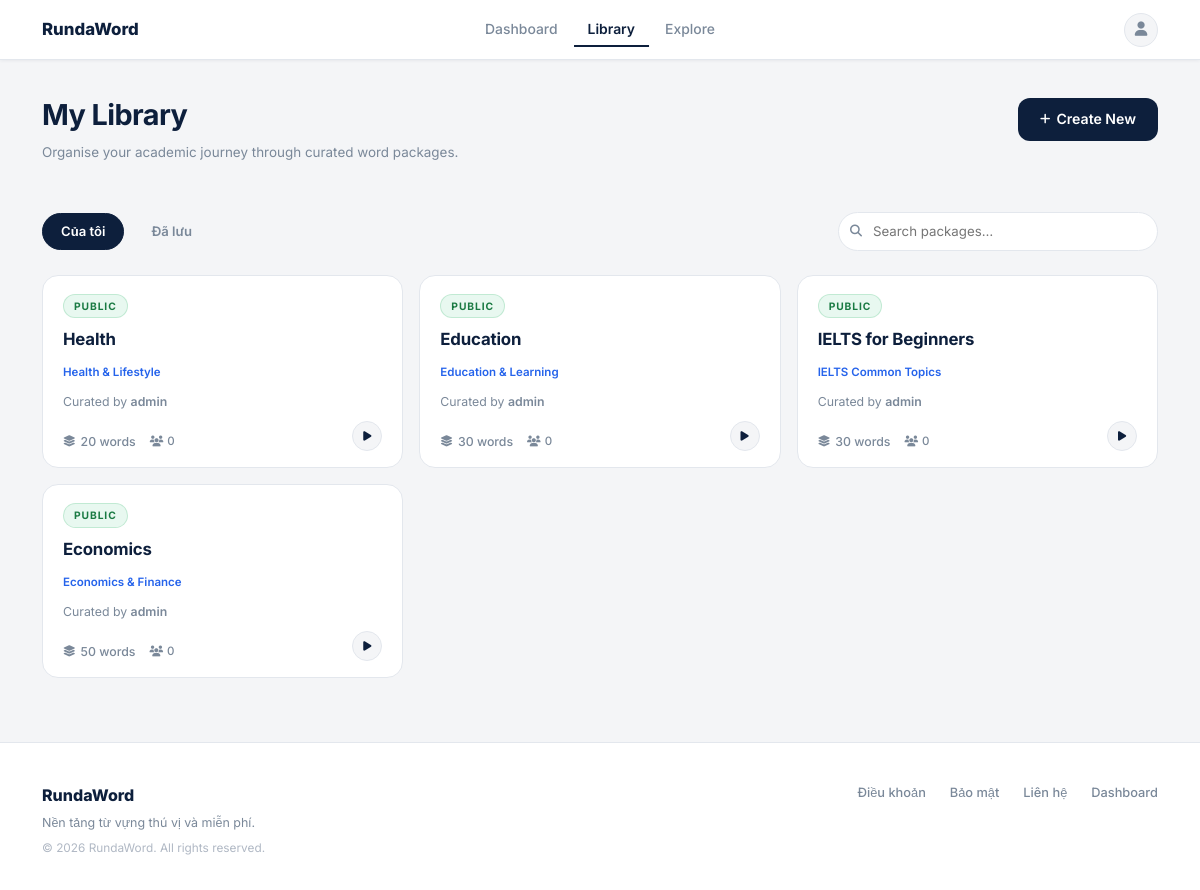
The app's page /packages (signed in) with its own data.
### main.py (models this page shows, shortened)
class VocabPackage(db.Model):
    __tablename__ = 'vocab_packages'
    id                  = db.Column(db.Integer, primary_key=True)
    package_name        = db.Column(db.String(100), nullable=False)
    package_description = db.Column(db.Text)
    topic               = db.Column(db.String(80))          # NEW: topic/category field
    created_at          = db.Column(db.DateTime, default=datetime.utcnow)
    updated_at          = db.Column(db.DateTime, default=datetime.utcnow)
    user_id             = db.Column(db.Integer, db.ForeignKey('users.id'), nullable=False)
    is_public           = db.Column(db.Boolean, default=True)
    vocabularies = db.relationship(
        'Vocabulary', backref='package', lazy=True, cascade='all, delete-orphan'
    )

class User(UserMixin, db.Model):
    __tablename__ = 'users'
    id            = db.Column(db.Integer, primary_key=True)
    username      = db.Column(db.String(50),  unique=True, nullable=False)
    name          = db.Column(db.String(100))
    email         = db.Column(db.String(120), unique=True, nullable=False)
    password_hash = db.Column(db.String(255), nullable=False)
    role          = db.Column(db.Integer, default=ROLE_USER, nullable=False)
    created_at    = db.Column(db.DateTime, default=datetime.utcnow)
    packages = db.relationship(
        'VocabPackage', backref='user', lazy=True, cascade='all, delete-orphan',
        foreign_keys='VocabPackage.user_id'
    )
    saved_packages = db.relationship(
        'VocabPackage', secondary=user_saved_packages,
        backref=db.backref('saved_by', lazy='dynamic'), lazy='dynamic'
    )
    @property
    def is_admin(self):
        return self.role == ROLE_ADMIN

### main.py (the view)
@app.route('/packages')
@login_required
def packages():
    q   = request.args.get('q', '').strip()
    tab = request.args.get('tab', 'mine')
    if q:
        pkgs = search_packages(VocabPackage, q, include_private_for_user=current_user.id)
        saved_pkgs = []
        if not pkgs:
            flash('Không tìm thấy gói từ phù hợp.', 'warning')
    else:
        if tab == 'saved':
            pkgs       = []
            saved_pkgs = current_user.saved_packages \
                .order_by(VocabPackage.updated_at.desc()).all()
        else:
            pkgs = VocabPackage.query.filter_by(user_id=current_user.id) \
                .order_by(VocabPackage.updated_at.desc()).all()
            saved_pkgs = []
    all_visible_pkgs = pkgs + saved_pkgs
    learner_counts = learner_counts_for_packages(
        db, user_saved_packages, func, list({p.id for p in all_visible_pkgs})
    )
    return render_template(
        'packages.html',
        packages=pkgs, saved_packages=saved_pkgs,
        tab=tab, search_query=q,
        learner_counts=learner_counts
    )

### main.py (called while the page is built)
@login_manager.user_loader
def load_user(user_id):
    return User.query.get(int(user_id))

### services/stats_service.py (called while the page is built)
def learner_counts_for_packages(db, user_saved_packages, func, package_ids: list[int]) -> dict[int, int]:
    if not package_ids:
        return {}
    rows = (
        db.session.query(user_saved_packages.c.package_id, func.count(user_saved_packages.c.user_id))
        .filter(user_saved_packages.c.package_id.in_(package_ids))
        .group_by(user_saved_packages.c.package_id)
        .all()
    )
    return {package_id: count for package_id, count in rows}

### templates/packages.html (shortened to what this page needs)
{% extends "base.html" %}
{% block content %}
<div class="container" style="padding-top:32px;padding-bottom:64px;">
  <div class="d-flex justify-content-between align-items-start mb-5">
    <div>
      <div class="library-title">My Library</div>
      <div class="library-subtitle">Organise your academic journey through curated word packages.</div>
    </div>
    <a href="{{ url_for('create_package') }}" class="btn-navy" style="white-space:nowrap;margin-top:6px;">
      <i class="fas fa-plus" style="font-size:0.74rem;"></i> Create New
    </a>
  </div>
  <div class="lib-tab-row">
    {% if not search_query %}
    <a href="{{ url_for('packages', tab='mine') }}"
       class="lib-tab {% if tab == 'mine' %}active{% endif %}">Của tôi</a>
    <a href="{{ url_for('packages', tab='saved') }}"
       class="lib-tab {% if tab == 'saved' %}active{% endif %}">Đã lưu</a>
    {% endif %}
    <form method="GET" action="{{ url_for('packages') }}" class="lib-search" >
      <i class="fas fa-search si"></i>
      <input type="text" name="q" placeholder="Search packages…" value="{{ search_query or '' }}" style="background-color: white;">
    </form>
  </div>
  {% if search_query %}
  <div style="font-size:0.82rem;color:var(--text-muted);margin-bottom:20px;font-weight:500;">
    Results for "<strong style="color:var(--navy);">{{ search_query }}</strong>"
    <a href="{{ url_for('packages') }}" style="margin-left:10px;color:var(--text-muted);text-decoration:none;">✕ Clear</a>
  </div>
  {% if packages %}
  <div class="pkg-grid">
    {% for pkg in packages %}
    <a href="{{ url_for('package_detail', package_id=pkg.id) }}" class="pkg-card">
      <div class="pkg-card-top">
        <span class="pkg-badge {% if pkg.is_public %}public{% else %}private{% endif %}">
          {% if pkg.is_public %}Public{% else %}Private{% endif %}
        </span>
        <div class="pkg-author-avatar"><i class="fas fa-user" style="font-size:0.65rem;"></i></div>
      </div>
      <div class="pkg-name">{{ pkg.package_name }}</div>
      <div class="pkg-topic">{{ pkg.topic or 'Others' }}</div>
      <div class="pkg-author">by <strong>{{ pkg.user.username if pkg.user else '—' }}</strong></div>
      <div class="pkg-meta">
        <div class="pkg-meta-stats">
          <div class="pkg-meta-row">
            <span class="pkg-word-count"><i class="fas fa-layer-group" style="font-size:0.7rem;"></i> {{ pkg.vocabularies|length }} words</span>
            <span class="pkg-learners" title="Đã lưu vào thư viện"><i class="fas fa-users" style="font-size:0.68rem;"></i> {{ learner_counts.get(pkg.id, 0) }}</span>
          </div>
        </div>
        <span class="pkg-play-btn"><i class="fas fa-play"></i></span>
      </div>
    </a>
    {% endfor %}
  </div>
  {% else %}
  <div class="rw-card text-center py-5">
    <i class="fas fa-search fa-2x mb-3" style="color:var(--border);"></i>
    <p style="color:var(--text-muted);margin:0;">No packages found.</p>
  </div>
  {% endif %}
  {% else %}
  {% if packages %}
  <div class="pkg-grid">
    {% for pkg in packages %}
    <a href="{{ url_for('package_detail', package_id=pkg.id) }}" class="pkg-card">
      <div class="pkg-card-top">
        <span class="pkg-badge {% if pkg.is_public %}public{% else %}private{% endif %}">
          {% if pkg.is_public %}Public{% else %}Private{% endif %}
        </span>
      </div>
      <div class="pkg-name">{{ pkg.package_name }}</div>
      <div class="pkg-topic">{{ pkg.topic or 'Others' }}</div>
      <div class="pkg-author">Curated by <strong>{{ current_user.username }}</strong></div>
      <div class="pkg-meta">
        <div class="pkg-meta-stats">
          <div class="pkg-meta-row">
            <span class="pkg-word-count"><i class="fas fa-layer-group" style="font-size:0.7rem;"></i> {{ pkg.vocabularies|length }} words</span>
            <span class="pkg-learners" title="Đã lưu vào thư viện"><i class="fas fa-users" style="font-size:0.68rem;"></i> {{ learner_counts.get(pkg.id, 0) }}</span>
          </div>
        </div>
        <span class="pkg-play-btn"><i class="fas fa-play"></i></span>
      </div>
    </a>
    {% endfor %}
  </div>
  {% endif %}
  {% endif %}
</div>
{% endblock %}

### static/css/main.css (style rules this page uses)
:root { --navy: #0d1f3c; --navy-deep: #071020; --navy-mid: #1c3358; --white: #ffffff; --off-white: #f4f5f7; --bg: #f4f5f7; --border: #e3e7ed; --border-light: #edf0f4; --text: #0d1f3c; --text-muted: #7a8899; --text-light: #a0aab5; --green: #27ae60; --green-bg: #e8f8f0; --green-text: #1a7a43; --accent: #2563eb; --red: #e74c3c; --red-bg: #fdf2f2; --shadow-xs: 0 1px 3px rgba(13,31,60,0.06); --shadow-sm: 0 2px 8px rgba(13,31,60,0.08); --shadow-md: 0 4px 20px rgba(13,31,60,0.10); --shadow-lg: 0 8px 40px rgba(13,31,60,0.14); --r-sm: 8px; --r-md: 12px; --r-lg: 16px; --r-xl: 20px; }
*, *::before, *::after { box-sizing: border-box; margin: 0; padding: 0; }
html { scroll-behavior: smooth; overflow-y: scroll; }
body { font-family: 'Inter', sans-serif; background: var(--bg); color: var(--text); font-size: 14px; line-height: 1.6; -webkit-font-smoothing: antialiased; min-height: 100vh; display: flex; flex-direction: column; }
.library-title { font-family: 'Playfair Display', serif; font-size: 1.8rem; font-weight: 700; color: var(--navy); letter-spacing: -0.02em; margin-bottom: 4px; }
.library-subtitle { font-size: 0.84rem; color: var(--text-muted); }
.lib-tab-row { display: flex; align-items: center; gap: 8px; margin-bottom: 24px; }
.lib-tab { padding: 7px 18px; border-radius: 30px; font-size: 0.82rem; font-weight: 600; text-decoration: none; color: var(--text-muted); transition: all 0.15s; border: 1.5px solid transparent; }
.lib-tab.active { background: var(--navy); color: white; border-color: var(--navy); }
.lib-search { flex: 1; max-width: 320px; margin-left: auto; position: relative; }
.lib-search input { width: 100%; padding: 8px 14px 8px 34px; border: 1.5px solid var(--border); border-radius: 30px; font-size: 0.83rem; font-family: 'Inter', sans-serif; background: var(--off-white); color: var(--text); outline: none; transition: border-color 0.15s; }
.lib-search .si { position: absolute; left: 12px; top: 50%; transform: translateY(-50%); color: var(--text-muted); font-size: 0.75rem; }

### static/css/components/buttons.css (style rules this page uses)
.btn-navy { background: var(--navy); color: white; border: none; border-radius: var(--r-md); font-weight: 600; font-size: 0.88rem; padding: 10px 22px; transition: background 0.15s; cursor: pointer; text-decoration: none; display: inline-flex; align-items: center; gap: 6px; }

### static/css/components/cards.css (style rules this page uses)
.pkg-grid { display: grid; grid-template-columns: repeat(3, 1fr); gap: 16px; }
.pkg-card { background: var(--white); border: 1px solid var(--border); border-radius: var(--r-lg); padding: 18px 20px 16px; text-decoration: none !important; color: var(--text) !important; display: flex; flex-direction: column; gap: 10px; min-height: 160px; transition: box-shadow 0.2s, transform 0.15s; position: relative; }
.pkg-badge { display: inline-flex; align-items: center; font-size: 0.64rem; font-weight: 700; letter-spacing: 0.09em; text-transform: uppercase; padding: 3px 10px; border-radius: 20px; width: fit-content; }
.pkg-badge.public { background: var(--green-bg); color: var(--green-text); border: 1px solid rgba(39,174,96,0.2); }
.pkg-card-top { display: flex; align-items: flex-start; justify-content: space-between; }
.pkg-name { font-size: 1.05rem; font-weight: 700; color: var(--navy); line-height: 1.35; letter-spacing: -0.01em; }
.pkg-author { font-size: 0.77rem; color: var(--text-muted); margin-top: 2px; }
.pkg-author strong { font-weight: 600; }
.pkg-topic { font-size: 0.72rem; font-weight: 600; color: var(--accent); line-height: 1.3; margin-top: 4px; display: -webkit-box; -webkit-line-clamp: 2; -webkit-box-orient: vertical; overflow: hidden; }
.pkg-meta { display: flex; align-items: flex-end; justify-content: space-between; margin-top: auto; gap: 10px; }
.pkg-meta-stats { display: flex; flex-direction: column; align-items: flex-start; gap: 4px; min-width: 0; flex: 1; }
.pkg-meta-row { display: flex; flex-wrap: wrap; align-items: center; gap: 10px 14px; }
.pkg-learners { display: inline-flex; align-items: center; gap: 4px; font-size: 0.72rem; color: var(--text-muted); font-weight: 500; }
.pkg-word-count { display: flex; align-items: center; gap: 5px; font-size: 0.77rem; color: var(--text-muted); font-weight: 500; }
.pkg-play-btn { width: 30px; height: 30px; border-radius: 50%; background: var(--off-white); border: 1.5px solid var(--border); display: flex; align-items: center; justify-content: center; color: var(--navy); font-size: 0.68rem; transition: all 0.15s; flex-shrink: 0; }

### records on screen
VocabPackage: is_public "PUBLIC", package_name "Health", topic "Health & Lifestyle", vocabularies|length "20", get "0"
User: username "admin"
VocabPackage: is_public "PUBLIC", package_name "Education", topic "Education & Learning", vocabularies|length "30", get "0"
VocabPackage: is_public "PUBLIC", package_name "IELTS for Beginners", topic "IELTS Common Topics", vocabularies|length "30", get "0"
VocabPackage: is_public "PUBLIC", package_name "Economics", topic "Economics & Finance", vocabularies|length "50", get "0"
